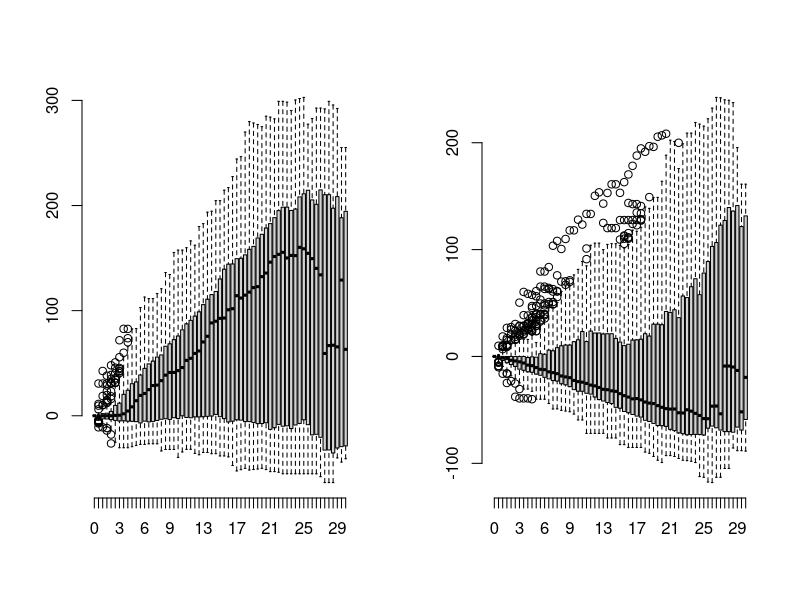

The R source for this figure:
re1<-1 #rate of error in animal 1
re2<-re1 #rate of error in animal 2
me1<-0 #mean error in animal 1
me2<-me1 #mean error in animal 2
se1<-1 #variance of error in animal 1
se2<-se1 #variance of error in animal 2

rf<-1 #rate of fighting
mf<-0.1 #mean fight outcome
sf<-0.0 #variance of fight outcome

bs1=0 #boost to animal 2 when animal 1 signals
bs2=0 #boost to animal 1 when animal 2 signals

rs<-1 #maximum signaling rate

T<-2.5  #threshold

erf<-function(x){
	return(2*pnorm(x*sqrt(2))-1)
	}

f<-function(x){
	return(rs*(-erf((x-(-T)))+1)/2)
	}

#for drift diffusion model (size of error does not depend on state)	
error_rate<-function(re1,re2,me1,me2,se1,se2,rf,mf){
	z=T/(me1+mf)
	a=(me1+mf)^2/(se1^2+sf^2)
	x=1/(1+exp(2*z*a)) #from psych.pdf
#	x=1-(1-exp(-2*(me1+mf)*(se1^2+sf^2)))/(1-exp(-4*(me1+mf)*(se1^2+sf^2))) #from stoch calc class
	return(x)
	}
	
dec_time<-function(re1,re2,me1,me2,se1,se2,rf,mf){
	z=T/(me1+mf)
	a=(me1+mf)^2/(se1^2+sf^2)
	x=z*tanh(z*a)
	return(x)
	}
	
#for ornstein-uhlenbeck model (size of error DOES depend on state)
#error_rate<-function(re1,re2,me1,me2,se1,se2,rf,mf){
#	a=(me1+mf)^2/(se1^2+sf^2)
	z=T/(me1+mf)
#	}

timesteps=100 #how many reactions to have
runs=500 #how many separate runs to do
bins=seq(0,timesteps,by=0.5) #bin time so we can compare evolution in time between runs

B<-function(re1,re2,me1,me2,se1,se2,rf,mf,sf,bs1,bs2){ #Gillespie algorithm


#fight_rates=array(,runs) #time spent fighting divided by total time each run
#error1_rates=array(,runs) #rates of errors for each run
#error2_rates=array(,runs)
#signal1_rates=array(,runs)
#signal2_rates=array(,runs)
#dom1=array(,runs) #sum of intervals in which animal 1 is dominant
#dom2=array(,runs)
#hitting1=NULL
#hitting2=NULL
decision1=NULL
decision2=NULL
hitting=NULL
decision=NULL
switches=NULL

where1=list() #each element of the list will be an array of dominance values for animal 1 at a point in time
where2=list()
for(i in 1:length(bins)){
	where1[[i]]=array()
	where2[[i]]=array()
	}

for(k in 1:runs){
time=array(,timesteps+1) #keep track of timepoints
time[1]=0 #initialize
X=array(,c(2,timesteps+1))
X[,1]=c(0,0)
rxns=array(,timesteps) #keep track of which reactions occur

for(i in 1:timesteps+1){
	X[,i]=X[,i-1]
	rates=c(re1,re2,rf,f(X[1,i-1]),f(X[2,i-1]))
	#rates=c(re1,0,rf,0,0) #the only processes that happen are animal 1 makes errors and fights--- to compare to 1d stochastic process where there's only one variable being changed
	R=sum(rates)
	r1=runif(1,0,1) #random variable to increment time
	r2=runif(1,0,1)*R #random variable to decide reaction
	tau=1/R*log(1/r1) #exponentially distributed time step
	time[i]=tau+time[i-1] #add to total time
	C=cumsum(rates) 
	j=min(which(C>r2))
	rxns[i-1]=j
	if(j==1){ #animal 1 makes an error
		E=rnorm(1,me1,se1) #ddm variant
		#E=rnorm(1,me1*X[1,i-1],se1) #ornstein-uhlenbeck variant
		X[1,i]=X[1,i]+E
		}
	if(j==2){ #animal 2 makes an error
		E=rnorm(1,me2,se2) #ddm variant
		#E=rnorm(1,me2*X[2,i-1],se2) #ornstein-uhlenbeck variant
		X[2,i]=X[2,i]+E
		}
	if(j==3){ #fight occurs
		F=rnorm(1,mf,sf)
		X[1,i]=X[1,i]+F
		X[2,i]=X[2,i]-F
		}
	if(j==4){ #animal 2 signals
		X[2,i]=X[2,i]+bs1
		}
	if(j==5){ #animal 1 signals
		X[1,i]=X[1,i]+bs2
		}	

	}
	
for(i in 1:length(bins)){ #for each bin concatenate the dominance values at the beginning of that time bin
	if(bins[i]<=max(time)){
		M=max(which(time<=bins[i]))
		where1[[i]]=c(where1[[i]],X[1,M])
		where2[[i]]=c(where2[[i]],X[2,M])
		}

	}

	
#fight_rates[k]=length(which(rxns==3))/time[timesteps+1]
#error1_rates[k]=length(which(rxns==1))/time[timesteps+1]
#error2_rates[k]=length(which(rxns==2))/time[timesteps+1]
#signal1_rates[k]=length(which(rxns==4))/time[timesteps+1]
#signal2_rates[k]=length(which(rxns==5))/time[timesteps+1]
#dom1[k]=sum(diff(time)[which(X[1,2:timesteps+1]>0)])/time[timesteps+1]
#dom2[k]=sum(diff(time)[which(X[2,2:timesteps+1]>0)])/time[timesteps+1]
#if(sum(X[1,]>-T)==timesteps+1){hitting1[k]=time[timesteps+1]} else hitting1[k]=time[min(which(X[1,]<=-T))]
#if(sum(X[2,]>-T)==timesteps+1){hitting2[k]=time[timesteps+1]} else hitting2[k]=time[min(which(X[2,]<=-T))]
#if(sum(X[1,]>-T)<timesteps+1){hitting1=c(hitting1,time[min(which(X[1,]<=-T))])}
#if(sum(X[2,]>-T)<timesteps+1){hitting2=c(hitting2,time[min(which(X[2,]<=-T))])}
if(sum(abs(X[1,])<T)<timesteps+1){
dt=min(which(abs(X[1,])>=T))
#hitting1=c(hitting1,time[dt])
decision1=c(decision1,X[1,dt])
	}
if(sum(abs(X[2,])<T)<timesteps+1){
dt=min(which(abs(X[2,])>=T))
#hitting2=c(hitting2,time[dt])
decision2=c(decision2,(X[2,dt]))
}
v=apply(X,2,min)
if(sum(v>(-T))<length(v)){
dt=min(which(v<=(-T)))
hitting=c(hitting,time[dt])
decision=c(decision,X[which.min(X[,dt]),dt])} 
v=apply(X,2,prod)
w=which(v<0)
count=0
s=sign(X[1,w[1]])
if(length(w)>1){
for(i in 2:length(w)){
	if(sign(X[1,w[i]])==-sign(X[1,w[i-1]])){
		count=count+1
		}
	s=sign(X[1,w[i]])
	}
	}
switches=c(switches,count)

#layout(1)	
#plot(time,X[1,],type="l",ylim=range(X)) #plot dominance estimates over time
#lines(time,X[2,],col="red")
#abline(h=-T)
#cols=rainbow(5)
#for(j in 5:1){
#	w=which(rxns==j)
#	points(time[w+1],X[1,w+1],col=cols[j],pch=20)
#	points(time[w+1],X[2,w+1],col=cols[j],pch=20)
#	}
#legend(10,max(X[1,])-500,legend=c("Animal 1 Error","Animal 2 Error","Fight","Animal 1 Signal","Animal 2 Signal"),col=cols,lty=rep(1,5),bty="n")

} #end of k loop

for(i in 1:length(bins)){ #get rid of first null value of each list
	where1[[i]]=where1[[i]][-1]
	where2[[i]]=where2[[i]][-1]
	}	

#layout(matrix(1:2,nrow=1))
#boxplot(list(fight_rates,error1_rates,error2_rates,signal1_rates,signal2_rates),names=c("Fights","Animal 1 Error","Animal 2 Error","Animal 1 Signals","Animal 2 Signals"),main="Rates")
#boxplot(list(dom1,dom2),names=c(1,2),main="Time Estimate is Positive")

#to_return=list(where1,where2,hitting1,hitting2,decision1,decision2)
to_return=list(where1,where2,hitting,decision1,decision2)

##compare observed statistics from simulations to what's predicted:
#print(paste("Predicted error rate is ",error_rate(re1,re2,me1,me2,se1,se2,rf,mf)))
print(paste("Observed error rate is ",1-length(which(decision1>0))/length(decision1)))
#print(paste("Expected decision time is ",dec_time(re1,re2,me1,me2,se1,se2,rf,mf)))
print(paste("Mean time until one starts signaling is ",mean(hitting)))
print(paste("On average ",mean(switches)," switches occurred"))

return(to_return)
}

T<-5  #threshold

me1<--2 #mean error in animal 1
me2<-me1 #mean error in animal 2
se1<-3 #variance of error in animal 1
se2<-se1 #variance of error in animal 2

mf<-1 #mean fight outcome
sf<-.5 #variance of fight outcome

bs1=10 #boost to animal 2 when animal 1 signals
bs2=bs1 #boost to animal 1 when animal 2 signals

runs=100

L=B(re1,re2,me1,me2,se1,se2,rf,mf,sf,bs1,bs2)

#l=which(bins==ceiling(max(bins)/3))
l=which(bins==30)
layout(matrix(1:2,nrow=1))
boxplot(L[[1]][1:l],axes=FALSE)
axis(1,at=1:l,bins[1:l])
axis(2)
boxplot(L[[2]][1:l],axes=FALSE)
axis(1,at=1:l,bins[1:l])
axis(2)	
